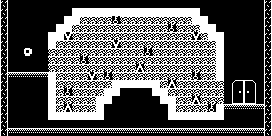

This is a level from a 2D game, rendered from its Tiled map with the project's own tilesets. A one-line summary and the map file follow, with tile-layer data summarised:
An orthogonal 34x17 tile map with 8x8 px tiles, 2 tile layers (Tile Layer 1, background).

<map version="1.0" orientation="orthogonal" renderorder="right-down" width="34" height="17" tilewidth="8" tileheight="8" nextobjectid="3">
 <properties>
  <property name="color1" value="21" />
  <property name="color2" value="133" />
  <property name="emmitercolor" value="7" />
  <property name="enemycolor" value="59" />
  <property name="hudcolor" value="82" />
  <property name="music" value="6" />
  <property name="name" value="down in a cavern" />
  <property name="tilecolor" value="9" />
  <property name="upsidedown" value="0" />
 </properties>
 <tileset firstgid="1" name="tileset" tilewidth="8" tileheight="8">
  <image source="tileset.png" width="160" height="200" />
 </tileset>
 <layer name="Tile Layer 1" width="34" height="17">
  <properties>
   <property name="texture" value="tileset" />
  </properties>
  <data>[578 cells, 356 non-empty, 18 distinct tile ids]</data>
 </layer>
 <layer name="background" width="34" height="17">
  <properties>
   <property name="texture" value="tileset" />
  </properties>
  <data>[578 cells, 9 non-empty, 9 distinct tile ids]</data>
 </layer>
</map>
